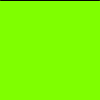
Frame 1 (no input)
Frame 60 (the mouse pressed at the canvas centre just before this capture): identical to frame 1, image omitted
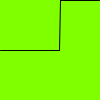
Frame 120 (the mouse held since frame 60 and released just before this capture)

The Processing sketch that drew these frames (run headless with seeded random() and noise(); from frame 60 on, the mouse is pressed at the canvas centre):

// Processing sketch: day_17_1
// ── day_17_1.pde
int [] y;

void setup() {
  size(100, 100);
  y = new int [width];
}
void draw() {
  background(127, 255, 0);
  for (int i = y.length-1; i > 0; i--) {
    y[i] = y[i-1];
  } //read from bottom of list
  y[0] = mouseY; // add new value @ top

  for (int i = 1; i < y. length; i++)
  {
    line(i, y[i], i-1, y[i-1]);
  }
}
